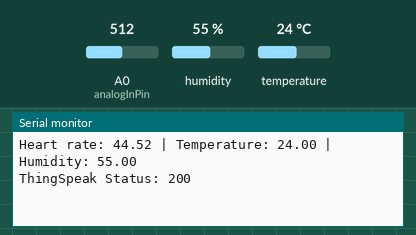
This sketch was run on a simulated ESP8266 (NodeMCU). Parts: the last lines printed to the serial monitor. The inputs (shaded band) are chosen by the test bench; at power-on: humidity 55 %, A0 (analogInPin) = 512, temperature 24 °C. WiFi joins after 1.5 s; servers stay silent unless stated.

Above: at 3.2 s.
3.3 s: humidity set to 22 %
11.0 s: A0 (analogInPin) set to 716
At 12.55 s:
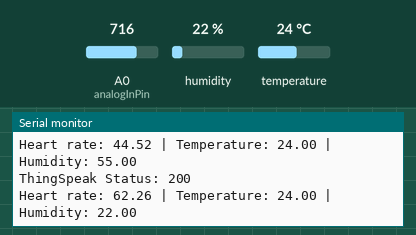
18.7 s: temperature set to 12 °C
At 24.0 s:
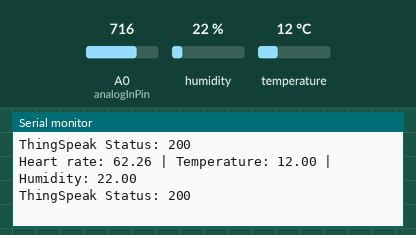
26.4 s: A0 (analogInPin) set to 900
At 33.9 s:
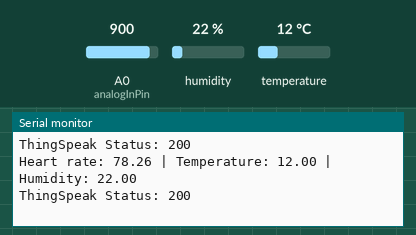
34.1 s: humidity set to 40 %
Timing chart, 0 to 37.1 s (numbered marks = the images above; inputs shaded):
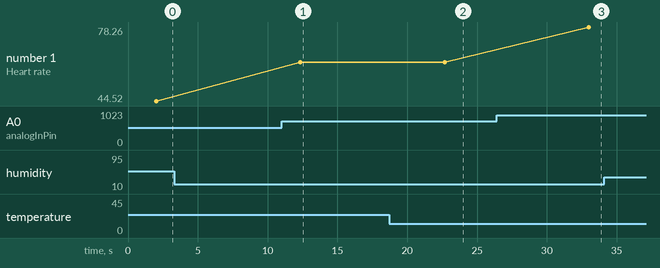

The sketch:

ClimbSafe_Navigator.ino
```cpp
#include <ESP8266WiFi.h>
#include <ThingSpeak.h>
#include <DHT.h>

// WiFi credentials
const char* ssid = "imein1212";
const char* password = "123456789";

// ThingSpeak credentials
const char* server = "api.thingspeak.com";
const long channelID = 123456; // replace with your channel ID
const char* apiKey = "API KEY"; // replace with your API key
WiFiClient client;

// Initialize the DHT sensor
#define DHTPIN D1
#define DHTTYPE DHT11
DHT dht(DHTPIN, DHTTYPE);

// Initialize the analog input pin for the heartbeat sensor
const int analogInPin = A0;

void setup() {
  // Connect to Wi-Fi network
  WiFi.begin(ssid, password);
  while (WiFi.status() != WL_CONNECTED) {
    delay(1000);
  }

  // Initialize the DHT sensor
  dht.begin();

  // Initialize ThingSpeak
  ThingSpeak.begin(client);

  // Initialize serial communication
  Serial.begin(9600);
}

void loop() {
  // Read the data from the sensors
  int heartRate = analogRead(analogInPin);
  float temperature = dht.readTemperature();
  float humidity = dht.readHumidity();

  // Print the data on the serial monitor
  Serial.print("Heart rate: ");
  Serial.print(heartRate/11.5);
  Serial.print(" | Temperature: ");
  Serial.print(temperature);
  Serial.print(" | Humidity: ");
  Serial.println(humidity);

  // Check if the data is valid
  if (isnan(temperature) || isnan(humidity)) {
    Serial.println("Error: Invalid data");
    return;
  }


  // Update ThingSpeak
  ThingSpeak.setField(1, heartRate);
  ThingSpeak.setField(2, temperature);
  ThingSpeak.setField(3, humidity);
  int status = ThingSpeak.writeFields(channelID, apiKey);

  // Print the status on the serial monitor
  Serial.print("ThingSpeak Status: ");
  Serial.println(status);

  // Wait for a few seconds before sending the next data
  delay(10000);
}
```

Measured:
- after the input at 11.0 s, the serial monitor: prints a new line after 1.3 s (image 1)
- after the input at 18.7 s, the serial monitor: prints a new line after 4.0 s (image 2)
- after the input at 26.4 s, the serial monitor: prints a new line after 6.6 s (image 3)
- plotted number 1: 44.52 → 62.26 after the input at 11.0 s, 62.26 → 78.26 after the input at 26.4 s
